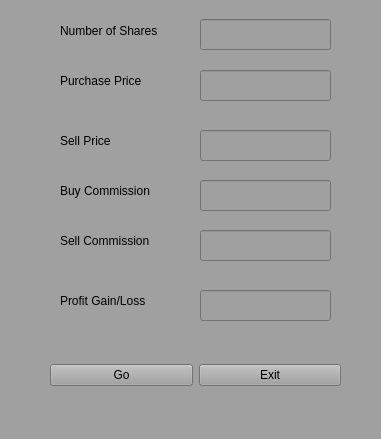
<?xml version="1.0" encoding="UTF-8"?>
<ui version="4.0">
 <class>MainWindow</class>
 <widget class="QMainWindow" name="MainWindow">
  <property name="geometry">
   <rect>
    <x>0</x>
    <y>0</y>
    <width>381</width>
    <height>439</height>
   </rect>
  </property>
  <property name="windowTitle">
   <string>Stock Market Calculator</string>
  </property>
  <property name="styleSheet">
   <string notr="true">background-color: rgb(160, 160, 160);</string>
  </property>
  <widget class="QWidget" name="centralwidget">
   <widget class="QLineEdit" name="lineEdit">
    <property name="geometry">
     <rect>
      <x>200</x>
      <y>19</y>
      <width>131</width>
      <height>31</height>
     </rect>
    </property>
   </widget>
   <widget class="QLineEdit" name="lineEdit_2">
    <property name="geometry">
     <rect>
      <x>200</x>
      <y>70</y>
      <width>131</width>
      <height>31</height>
     </rect>
    </property>
   </widget>
   <widget class="QLineEdit" name="lineEdit_3">
    <property name="geometry">
     <rect>
      <x>200</x>
      <y>130</y>
      <width>131</width>
      <height>31</height>
     </rect>
    </property>
   </widget>
   <widget class="QLineEdit" name="lineEdit_4">
    <property name="geometry">
     <rect>
      <x>200</x>
      <y>180</y>
      <width>131</width>
      <height>31</height>
     </rect>
    </property>
   </widget>
   <widget class="QLineEdit" name="lineEdit_5">
    <property name="geometry">
     <rect>
      <x>200</x>
      <y>230</y>
      <width>131</width>
      <height>31</height>
     </rect>
    </property>
   </widget>
   <widget class="QLineEdit" name="lineEdit_6">
    <property name="geometry">
     <rect>
      <x>200</x>
      <y>290</y>
      <width>131</width>
      <height>31</height>
     </rect>
    </property>
   </widget>
   <widget class="QLabel" name="label">
    <property name="geometry">
     <rect>
      <x>60</x>
      <y>10</y>
      <width>121</width>
      <height>41</height>
     </rect>
    </property>
    <property name="text">
     <string>Number of Shares</string>
    </property>
   </widget>
   <widget class="QLabel" name="label_2">
    <property name="geometry">
     <rect>
      <x>60</x>
      <y>60</y>
      <width>121</width>
      <height>41</height>
     </rect>
    </property>
    <property name="text">
     <string>Purchase Price</string>
    </property>
   </widget>
   <widget class="QLabel" name="label_3">
    <property name="geometry">
     <rect>
      <x>60</x>
      <y>120</y>
      <width>121</width>
      <height>41</height>
     </rect>
    </property>
    <property name="text">
     <string>Sell Price</string>
    </property>
   </widget>
   <widget class="QLabel" name="label_4">
    <property name="geometry">
     <rect>
      <x>60</x>
      <y>170</y>
      <width>121</width>
      <height>41</height>
     </rect>
    </property>
    <property name="text">
     <string>Buy Commission</string>
    </property>
   </widget>
   <widget class="QLabel" name="label_5">
    <property name="geometry">
     <rect>
      <x>60</x>
      <y>220</y>
      <width>121</width>
      <height>41</height>
     </rect>
    </property>
    <property name="text">
     <string>Sell Commission</string>
    </property>
   </widget>
   <widget class="QLabel" name="label_6">
    <property name="geometry">
     <rect>
      <x>60</x>
      <y>280</y>
      <width>121</width>
      <height>41</height>
     </rect>
    </property>
    <property name="text">
     <string>Profit Gain/Loss</string>
    </property>
   </widget>
   <widget class="QWidget" name="layoutWidget">
    <property name="geometry">
     <rect>
      <x>50</x>
      <y>350</y>
      <width>291</width>
      <height>51</height>
     </rect>
    </property>
    <layout class="QHBoxLayout" name="horizontalLayout">
     <item>
      <widget class="QPushButton" name="go_btn">
       <property name="text">
        <string>Go</string>
       </property>
       <property name="shortcut">
        <string>Return, Enter</string>
       </property>
      </widget>
     </item>
     <item>
      <widget class="QPushButton" name="exit_btn">
       <property name="text">
        <string>Exit</string>
       </property>
       <property name="shortcut">
        <string>Esc</string>
       </property>
      </widget>
     </item>
    </layout>
   </widget>
  </widget>
  <widget class="QStatusBar" name="statusbar"/>
 </widget>
 <resources/>
 <connections/>
</ui>
